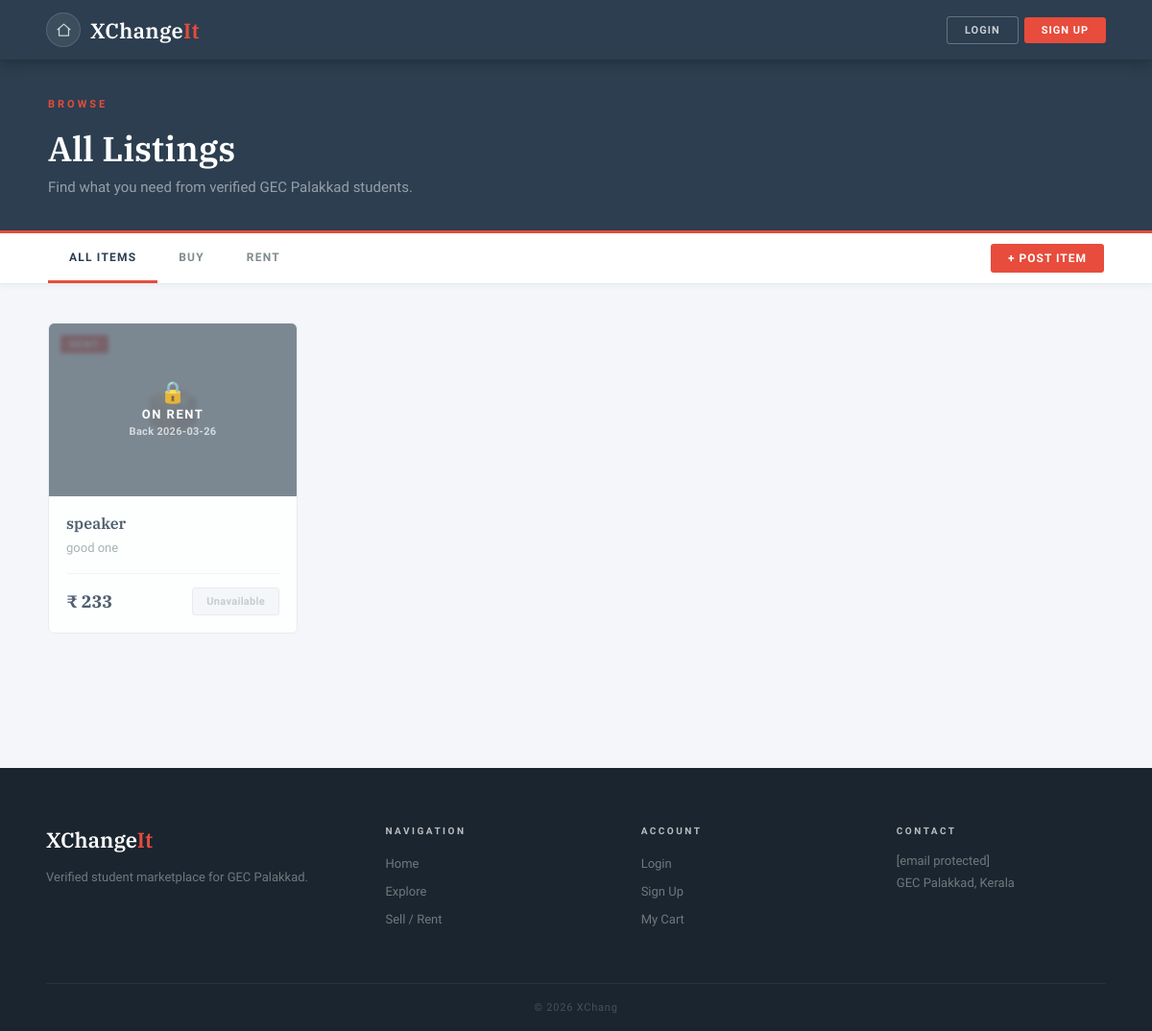
Before: /explore with the older database file.
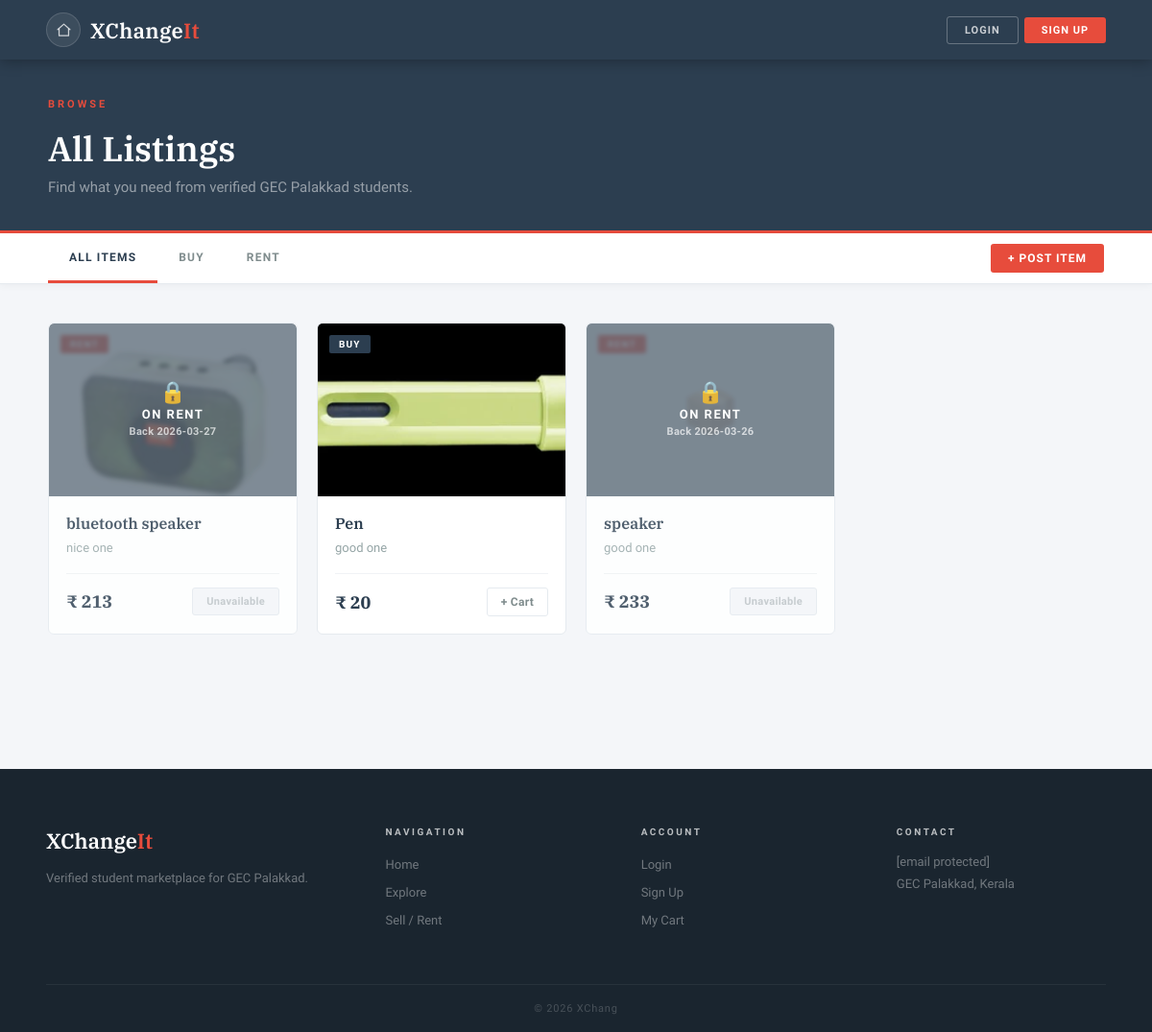
After: the same page with the newer database file.
### tables this page shows
CREATE TABLE products (
            id           INTEGER PRIMARY KEY AUTOINCREMENT,
            name         TEXT    NOT NULL,
            price        INTEGER NOT NULL,
            short_desc   TEXT,
            detailed_desc TEXT,
            category     TEXT,
            image1       TEXT,
            image2       TEXT,
            image3       TEXT,
            image4       TEXT,
            image5       TEXT,
            seller       TEXT
        );

### app.py (the view)
@app.route("/explore")
def explore():
    category = request.args.get("category", "all")
    conn = sqlite3.connect(DATABASE)
    c = conn.cursor()
    if category == "buy":
        c.execute("SELECT * FROM products WHERE category='buy' ORDER BY id DESC")
    elif category == "rent":
        c.execute("SELECT * FROM products WHERE category='rent' ORDER BY id DESC")
    else:
        c.execute("SELECT * FROM products ORDER BY id DESC")
    products = c.fetchall()
    conn.close()
    pending = get_pending_count(session.get("user"))
    rent_product_ids = [p[0] for p in products if p[5] == "rent"]
    active_rents = get_active_rents_bulk(rent_product_ids)
    return render_template("explore.html", products=products, category=category,
                           pending_count=pending, active_rents=active_rents)

### app.py (called while the page is built, shortened)
def get_pending_count(username):
    if not username:
        return 0

def get_active_rents_bulk(product_ids):
    if not product_ids:
        return {}
    from datetime import date
    today = date.today().isoformat()
    conn = sqlite3.connect(DATABASE)
    conn.row_factory = sqlite3.Row
    c = conn.cursor()
    placeholders = ",".join("?" for _ in product_ids)
    c.execute(f"""SELECT product_id, MAX(rent_to) as rent_to
                  FROM order_requests
                  WHERE product_id IN ({placeholders})
                  AND status='accepted'
                  AND rent_to IS NOT NULL AND rent_to >= ?
                  GROUP BY product_id""",
              list(product_ids) + [today])
    result = {row["product_id"]: row["rent_to"] for row in c.fetchall()}
    conn.close()
    return result

### templates/explore.html (shortened to what this page needs)
<!DOCTYPE html>
<html lang="en">
<head>
  <link rel="stylesheet" href="{{ url_for('static', filename='slate.css') }}">
  <link rel="stylesheet" href="{{ url_for('static', filename='explore.css') }}">
</head>
<body>
<nav class="navbar">
  <div style="display:flex; align-items:center; gap:10px;">
    <a href="{{ url_for('home') }}" class="nav-icon-btn" data-tooltip="Home">
      <svg viewBox="0 0 24 24" width="18" height="18" fill="none" stroke="currentColor" stroke-width="2">
        <path d="M3 11L12 3l9 8"></path>
        <path d="M5 10v10h14V10"></path>
      </svg>
    </a>
    <a href="{{ url_for('home') }}" class="logo">XChange<span>It</span></a>
  </div>
  <div class="nav-right">
    {% if session.get('user') %}
      <a href="{{ url_for('cart') }}" class="nav-icon-btn" data-tooltip="Cart">
        <svg viewBox="0 0 24 24"><path d="M6 2L3 6v14a2 2 0 002 2h14a2 2 0 002-2V6l-3-4z"/><line x1="3" y1="6" x2="21" y2="6"/><path d="M16 10a4 4 0 01-8 0"/></svg>
      </a>
      <a href="{{ url_for('my_listings_chat') }}" class="nav-icon-btn" data-tooltip="Chats">
        <svg viewBox="0 0 24 24"><path d="M21 15a2 2 0 01-2 2H7l-4 4V5a2 2 0 012-2h14a2 2 0 012 2z"/></svg>
        {% if pending_count and pending_count > 0 %}
          <span class="nav-badge">{{ pending_count }}</span>
        {% endif %}
      </a>
      <div class="notif-wrap" id="notifWrap">
        <button class="nav-icon-btn notif-bell-btn" id="notifBell" data-tooltip="Notifications" onclick="toggleNotifPanel(event)" aria-label="Notifications">
          <svg viewBox="0 0 24 24" fill="none" stroke="currentColor" stroke-width="2" stroke-linecap="round" stroke-linejoin="round" width="18" height="18">
            <path d="M18 8A6 6 0 006 8c0 7-3 9-3 9h18s-3-2-3-9"/>
            <path d="M13.73 21a2 2 0 01-3.46 0"/>
          </svg>
          <span class="nav-badge notif-badge" id="notifBadge" style="display:none;"></span>
        </button>
        <div class="notif-panel" id="notifPanel" style="display:none;">
          <div class="notif-panel-header">
            <span>Notifications</span>
            <button class="notif-close-btn" onclick="closeNotifPanel()">&#x2715;</button>
          </div>
          <div class="notif-list" id="notifList">
            <div class="notif-loading">Loading&#8230;</div>
          </div>
        </div>
      </div>
      <a href="{{ url_for('profile') }}" class="nav-icon-btn nav-profile-btn" data-tooltip="{{ session.get('user') }}">
        {{ session.get('user')[0]|upper }}
      </a>
    {% else %}
      <a href="{{ url_for('login') }}" class="btn-nav-ghost">Login</a>
      <a href="{{ url_for('signup') }}" class="btn-nav-fill">Sign Up</a>
    {% endif %}
  </div>
</nav>
<div class="page-header">
  <div class="page-header-inner">
    <span class="overline">Browse</span>
    <h1>All Listings</h1>
    <p>Find what you need from verified GEC Palakkad students.</p>
  </div>
</div>
<div class="filter-bar">
  <div class="filter-inner">
    <div class="filter-tabs">
      <a href="{{ url_for('explore') }}"
         class="filter-tab {% if category=='all' %}active{% endif %}">All Items</a>
      <a href="{{ url_for('explore', category='buy') }}"
         class="filter-tab {% if category=='buy' %}active{% endif %}">Buy</a>
      <a href="{{ url_for('explore', category='rent') }}"
         class="filter-tab {% if category=='rent' %}active{% endif %}">Rent</a>
    </div>
    <a href="{{ url_for('sell') }}" class="btn-nav-fill" style="font-size:12px; padding:8px 18px; border-radius:3px;">+ Post Item</a>
  </div>
</div>
<div class="products-section">
  <div class="products-inner">
    {% if products %}
    <div class="products-grid">
      {% for product in products %}
      <div class="product-card"
           onclick="window.location.href=this.dataset.href" data-href="{{ url_for('product_detail', product_id=product[0]) }}">
        <div class="product-img">
          {% if product[6] %}
            <img src="{{ url_for('static', filename='uploads/' + product[6]) }}" alt="{{ product[1] }}">
          {% else %}
            <div class="product-img-placeholder">
              <span>📦</span>
            </div>
          {% endif %}
          <div class="product-badge {% if product[5]=='rent' %}badge-rent{% else %}badge-buy{% endif %}">
            {{ product[5]|upper if product[5] else 'BUY' }}
          </div>
          {% if product[5] == 'rent' and active_rents.get(product[0]) %}
          <div class="rent-blocked-overlay">
            <span class="rent-blocked-icon">🔒</span>
            <span class="rent-blocked-text">On Rent</span>
            <span class="rent-blocked-date">Back {{ active_rents[product[0]] }}</span>
          </div>
          {% endif %}
        </div>
        <div class="product-body">
          <h3>{{ product[1] }}</h3>
          <p class="product-desc">{{ product[3] }}</p>
          <div class="product-footer">
            <span class="product-price">₹ {{ product[2] }}</span>
            {% if product[5] == 'rent' and active_rents.get(product[0]) %}
              <span class="wishlist-btn rented-out-btn" title="Currently rented out">Unavailable</span>
            {% else %}
              <a href="{{ url_for('add_to_cart', product_id=product[0]) }}"
                 class="wishlist-btn"
                 onclick="event.stopPropagation()">+ Cart</a>
            {% endif %}
          </div>
        </div>
      </div>
      {% endfor %}
    </div>
    {% endif %}
  </div>
</div>
<footer class="footer">
  <div class="footer-grid">
    <div class="footer-col">
      <span class="footer-logo">XChange<span>It</span></span>
      <p class="footer-desc">Verified student marketplace for GEC Palakkad.</p>
    </div>
    <div class="footer-col">
      <h4>Navigation</h4>
      <ul>
        <li><a href="{{ url_for('home') }}">Home</a></li>
        <li><a href="{{ url_for('explore') }}">Explore</a></li>
        <li><a href="{{ url_for('sell') }}">Sell / Rent</a></li>
      </ul>
    </div>
    <div class="footer-col">
      <h4>Account</h4>
      <ul>
        <li><a href="{{ url_for('login') }}">Login</a></li>
        <li><a href="{{ url_for('signup') }}">Sign Up</a></li>
        <li><a href="{{ url_for('cart') }}">My Cart</a></li>
      </ul>
    </div>
    <div class="footer-col">
      <h4>Contact</h4>
      <p><a href="/cdn-cgi/l/email-protection" class="__cf_email__" data-cfemail="90e3e5e0e0ffe2e4d0e8f3f8f1fef7f5f9e4bef9fe">[email&#160;protected]</a></p>
      <p>GEC Palakkad, Kerala</p>
    </div>
  </div>
  <div class="footer-bottom">© 2026 XChang
</body>
</html>

### static/slate.css (style rules this page uses)
*, *::before, *::after { box-sizing: border-box; margin: 0; padding: 0; }
html { scroll-behavior: smooth; }
body { font-family: 'Raleway', sans-serif; background: #f4f6f9; color: #2c3e50; min-height: 100vh; }
a { text-decoration: none; color: inherit; }
.navbar { background: #2c3e50; padding: 0 48px; display: flex; align-items: center; justify-content: space-between; height: 62px; position: sticky; top: 0; z-index: 1000; box-shadow: 0 2px 14px rgba(0,0,0,0.3); }
.logo { font-family: 'IBM Plex Serif', serif; font-size: 22px; color: #fff; font-weight: 600; letter-spacing: 0.3px; }
.logo span { color: #e74c3c; }
.nav-right { display: flex; gap: 10px; align-items: center; }
.btn-nav-ghost { padding: 7px 18px; background: transparent; border: 1px solid rgba(255,255,255,0.28); color: rgba(255,255,255,0.75); border-radius: 3px; font-size: 11px; font-weight: 700; letter-spacing: 1px; text-transform: uppercase; cursor: pointer; font-family: 'Raleway', sans-serif; transition: all 0.2s; }
.btn-nav-fill { padding: 7px 18px; background: #e74c3c; border: none; color: #fff; border-radius: 3px; font-size: 11px; font-weight: 700; letter-spacing: 1px; text-transform: uppercase; cursor: pointer; font-family: 'Raleway', sans-serif; transition: opacity 0.2s; }
.overline { font-size: 11px; letter-spacing: 3px; text-transform: uppercase; color: #e74c3c; font-weight: 700; margin-bottom: 16px; display: block; }
.footer { background: #1a252f; padding: 60px 48px 0; margin-top: 80px; }
.footer-grid { display: grid; grid-template-columns: 1.4fr 1fr 1fr 1fr; gap: 48px; padding-bottom: 48px; border-bottom: 1px solid rgba(255,255,255,0.06); }
.footer-logo { font-family: 'IBM Plex Serif', serif; font-size: 22px; color: #fff; font-weight: 600; margin-bottom: 14px; display: block; }
.footer-logo span { color: #e74c3c; }
.footer-desc { color: rgba(255,255,255,0.38); font-size: 13px; line-height: 1.75; font-weight: 300; }
.footer-col h4 { color: rgba(255,255,255,0.7); font-size: 10px; letter-spacing: 2.5px; text-transform: uppercase; font-weight: 700; margin-bottom: 18px; }
.footer-col ul { list-style: none; }
.footer-col ul li { margin-bottom: 10px; }
.footer-col ul li a { color: rgba(255,255,255,0.38); font-size: 13px; transition: color 0.2s; }
.footer-col p { color: rgba(255,255,255,0.38); font-size: 13px; margin-bottom: 8px; font-weight: 300; }
.footer-bottom { text-align: center; padding: 18px 0; color: rgba(255,255,255,0.2); font-size: 11px; letter-spacing: 0.8px; }
.nav-right { display: flex; gap: 6px; align-items: center; }
.nav-icon-btn { position: relative; width: 36px; height: 36px; border-radius: 50%; background: rgba(255,255,255,0.08); border: 1px solid rgba(255,255,255,0.14); display: flex; align-items: center; justify-content: center; color: rgba(255,255,255,0.75); font-size: 16px; cursor: pointer; transition: background 0.2s, border-color 0.2s, color 0.2s; text-decoration: none; flex-shrink: 0; }
.nav-icon-btn svg { width: 17px; height: 17px; stroke: currentColor; fill: none; stroke-width: 1.8; stroke-linecap: round; stroke-linejoin: round; flex-shrink: 0; }
.nav-icon-btn::after { content: attr(data-tooltip); position: absolute; bottom: -32px; left: 50%; transform: translateX(-50%); background: #1a252f; color: rgba(255,255,255,0.8); font-size: 10px; font-weight: 600; letter-spacing: 0.5px; padding: 4px 8px; border-radius: 3px; white-space: nowrap; pointer-events: none; opacity: 0; transition: opacity 0.2s; font-family: 'Raleway', sans-serif; z-index: 9999; }

Changed rows visible on the page:
added products: image1 (picture), active_rents "2026-03-27", name "bluetooth speaker", short_desc "nice one", price "213", category "Unavailable"
added products: image1 (picture), category "BUY", name "Pen", short_desc "good one", price "20"
